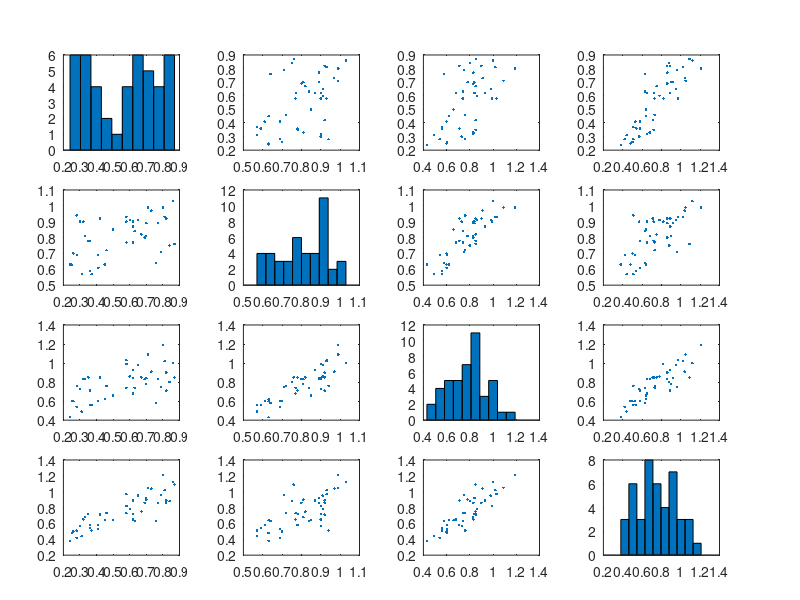

This chart was generated by the following MATLAB code: (Note: this script raises an error after producing the figure.)
clear all;clc; figure; hold on;

data = load('data.txt');

ylabel_o = {'Q(*)','Q(*N)','Q(*NH)','Q(*NH_2)'};

[S,AX,BigAx,H,HAx] = plotmatrix(data);

for i = 1:size(H,2)
    H(i).NumBins = 7;
end

AX(1,1).YLabel.String = ylabel_o{1};
AX(2,1).YLabel.String = ylabel_o{2};
AX(3,1).YLabel.String = ylabel_o{3};
AX(4,1).YLabel.String = ylabel_o{4};

AX(4,1).XLabel.String = ylabel_o{1};
AX(4,2).XLabel.String = ylabel_o{2};
AX(4,3).XLabel.String = ylabel_o{3};
AX(4,4).XLabel.String = ylabel_o{4};
